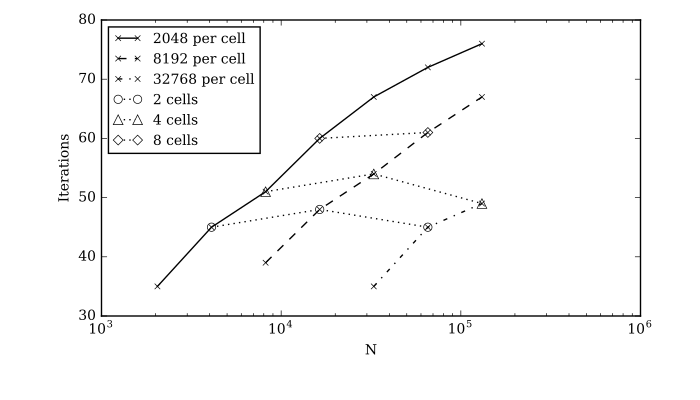

Reproduce this figure in Python.
# coding: utf-8

import sys
import numpy
from matplotlib import pyplot, rcParams
from matplotlib.backends.backend_pdf import FigureCanvasPdf

rcParams['font.family'] = 'serif'
rcParams['font.size'] = '10'

result = open(sys.argv[1])
lines = result.readlines()

for i,line in enumerate(lines):
	if "StokesBEM on multiples rbcs - num of iterations:" in line:
		break

temp =[]

for line in lines[i+1:]:
    for elem in line.split():
        try:
            temp.append(float(elem))
        except ValueError:
            pass

temp = numpy.array(temp, dtype=int)


# find the indices of 2048, 8192, 32768
a, b, c = numpy.where(temp > 2000)[0]

# set up data
it_cells_2048 = temp[a+1:b]
it_cells_8192 = temp[b+1:c]
it_cells_32768 = temp[c+1:]

N_2048 = 2048 * 2**numpy.arange(len(it_cells_2048))
N_8192 = 8192 * 2**numpy.arange(len(it_cells_8192))
N_32768 = 32768 * 2**numpy.arange(len(it_cells_32768))

# we don't have the third case for 8 cells due to memory limitation
it_2cells = numpy.array([it_cells_2048[1], it_cells_8192[1], it_cells_32768[1]])
it_4cells = numpy.array([it_cells_2048[2], it_cells_8192[2], it_cells_32768[2]])
it_8cells = numpy.array([it_cells_2048[3], it_cells_8192[3]])

N = numpy.array([2048, 8192, 32768])
N_2cells = 2 * N
N_4cells = 4 * N
N_8cells = 8 * N[:-1]

# set up plot
fig = pyplot.figure(figsize=(7,4), dpi=80)
ax = fig.add_subplot(111)

# plot log-log
bar4 = ax.semilogx(N_2cells, it_2cells, c='k', marker='o',
	               ls=':', mfc='w', ms=6, label='', lw=1)
bar5 = ax.semilogx(N_4cells, it_4cells, c='k', marker='^',
	               ls=':', mfc='w', ms=7, label='', lw=1)
bar6 = ax.semilogx(N_8cells, it_8cells, c='k', marker='D',
	               ls=':', mfc='w', ms=5, label='', lw=1)

bar1 = ax.semilogx(N_2048, it_cells_2048, c='k', marker='x',
	               ls='-', mfc='w', ms=4, label='', lw=1)
bar2 = ax.semilogx(N_8192, it_cells_8192, c='k', marker='x',
	               ls='--', mfc='w', ms=4, label='', lw=1)
bar3 = ax.semilogx(N_32768,it_cells_32768,c='k', marker='x',
	               ls='-.', mfc='w', ms=4, label='', lw=1)

# axis labels
ax.set_ylim(30, 80)
ax.set_ylabel('Iterations', fontsize=10)
ax.set_xlabel('N', fontsize=10)
ax.legend( (bar1[0],bar2[0],bar3[0],bar4[0],bar5[0],bar6[0]), 
	      ('2048 per cell','8192 per cell','32768 per cell',
	       '2 cells','4 cells','8 cells'),loc=2, fontsize=10)
fig.subplots_adjust(left=0.145, bottom=0.21, right=0.915, top=0.95)
canvas = FigureCanvasPdf(fig)

# plot to pdf
canvas.print_figure('EthrocyteMultipleCellIterations.pdf',dpi=80)
